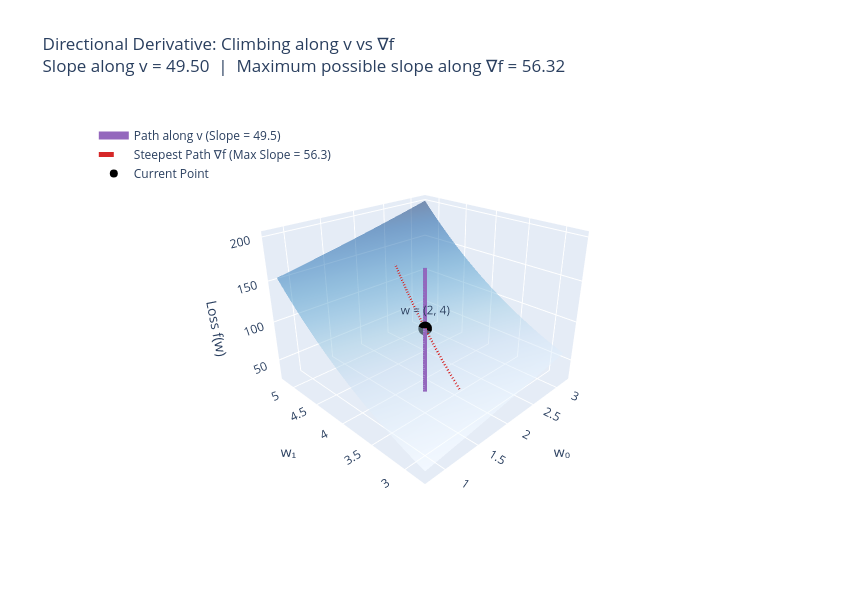

Write notebook code for a chart like this one.
### Code cell
def loss_fn(w0, w1):
    return (w0**2) + (3.0 * w0 * w1) + (w1**3)


w0_pt, w1_pt = 2.0, 4.0
z_pt = loss_fn(w0_pt, w1_pt)  # 92.0

# Gradients
g0 = 2.0 * w0_pt + 3.0 * w1_pt
g1 = 3.0 * w0_pt + 3.0 * (w1_pt**2)
grad = np.array([g0, g1])
max_slope = np.linalg.norm(grad)

# Custom unit direction v = [1, 1] normalized
unit_v = np.array([1.0, 1.0]) / np.sqrt(2.0)
slope_v = np.dot(grad, unit_v)

# Surface grid
w0_vals = np.linspace(0.8, 3.2, 40)
w1_vals = np.linspace(2.8, 5.2, 40)
W0, W1 = np.meshgrid(w0_vals, w1_vals)
Z = loss_fn(W0, W1)
z_min = float(np.min(Z))

# 1. Path walked along direction v across the surface
t_v = np.linspace(-0.8, 0.8, 60)
path_v_w0 = w0_pt + t_v * unit_v[0]
path_v_w1 = w1_pt + t_v * unit_v[1]
path_v_z = loss_fn(path_v_w0, path_v_w1)

# 2. Path walked along true gradient (steepest path)
dir_grad = grad / max_slope
t_g = np.linspace(-0.8, 0.8, 60)
path_g_w0 = w0_pt + t_g * dir_grad[0]
path_g_w1 = w1_pt + t_g * dir_grad[1]
path_g_z = loss_fn(path_g_w0, path_g_w1)

fig = go.Figure()

# Background 3D Surface
fig.add_trace(
    go.Surface(
        x=W0,
        y=W1,
        z=Z,
        colorscale="Blues",
        opacity=0.5,
        showscale=False,
        name="Loss Surface",
    )
)

# Purple Path: Walking along chosen direction v
fig.add_trace(
    go.Scatter3d(
        x=path_v_w0,
        y=path_v_w1,
        z=path_v_z,
        mode="lines",
        line={"color": "#9467bd", "width": 8},
        name=f"Path along v (Slope = {slope_v:.1f})",
    )
)

# Red Path: Walking along steepest gradient direction
fig.add_trace(
    go.Scatter3d(
        x=path_g_w0,
        y=path_g_w1,
        z=path_g_z,
        mode="lines",
        line={"color": "#d62728", "width": 5, "dash": "dash"},
        name=f"Steepest Path ∇f (Max Slope = {max_slope:.1f})",
    )
)

# Current Point
fig.add_trace(
    go.Scatter3d(
        x=[w0_pt],
        y=[w1_pt],
        z=[z_pt],
        mode="markers+text",
        marker={"size": 8, "color": "black"},
        text=["w = (2, 4)"],
        textposition="top center",
        name="Current Point",
    )
)

fig.update_layout(
    title=f"Directional Derivative: Climbing along v vs ∇f<br>"
    f"Slope along v = {slope_v:.2f}  |  Maximum possible slope along ∇f = {max_slope:.2f}",
    scene={
        "xaxis_title": "w₀",
        "yaxis_title": "w₁",
        "zaxis_title": "Loss f(w)",
        "aspectratio": {"x": 1, "y": 1, "z": 0.75},
        "camera": {"eye": {"x": -1.5, "y": -1.5, "z": 1.0}},
    },
    width=850,
    height=600,
    legend={"x": 0.02, "y": 0.95},
)

fig.show()

### Figure 1 — Plotly figure (JSON) as saved in the notebook; plotly's stock layout.template omitted (floating-point values rounded to 4 significant figures; data arrays with more than 128 entries replaced by an {"elided": "..."} marker saying what was removed)
{"data": [{"colorscale": [[0, "rgb(247,251,255)"], [0.125, "rgb(222,235,247)"], [0.25, "rgb(198,219,239)"], [0.375, "rgb(158,202,225)"], [0.5, "rgb(107,174,214)"], [0.625, "rgb(66,146,198)"], [0.75, "rgb(33,113,181)"], [0.875, "rgb(8,81,156)"], [1, "rgb(8,48,107)"]], "name": "Loss Surface", "opacity": 0.5, "showscale": false, "type": "surface", "x": {"elided": "40x40 float values"}, "y": {"elided": "40x40 float values"}, "z": {"elided": "40x40 float values"}}, {"line": {"color": "#9467bd", "width": 8}, "mode": "lines", "name": "Path along v (Slope = 49.5)", "type": "scatter3d", "x": [1.434, 1.453, 1.473, 1.492, 1.511, 1.53, 1.549, 1.569, 1.588, 1.607, 1.626, 1.645, 1.664, 1.684, 1.703, 1.722, 1.741, 1.76, 1.779, 1.799, 1.818, 1.837, 1.856, 1.875, 1.895, 1.914, 1.933, 1.952, 1.971, 1.99, 2.01, 2.029, 2.048, 2.067, 2.086, 2.105, 2.125, 2.144, 2.163, 2.182, 2.201, 2.221, 2.24, 2.259, 2.278, 2.297, 2.316, 2.336, 2.355, 2.374, 2.393, 2.412, 2.431, 2.451, 2.47, 2.489, 2.508, 2.527, 2.547, 2.566], "y": [3.434, 3.453, 3.473, 3.492, 3.511, 3.53, 3.549, 3.569, 3.588, 3.607, 3.626, 3.645, 3.664, 3.684, 3.703, 3.722, 3.741, 3.76, 3.779, 3.799, 3.818, 3.837, 3.856, 3.875, 3.895, 3.914, 3.933, 3.952, 3.971, 3.99, 4.01, 4.029, 4.048, 4.067, 4.086, 4.105, 4.125, 4.144, 4.163, 4.182, 4.201, 4.221, 4.24, 4.259, 4.278, 4.297, 4.316, 4.336, 4.355, 4.374, 4.393, 4.412, 4.431, 4.451, 4.47, 4.489, 4.508, 4.527, 4.547, 4.566], "z": [57.34, 58.36, 59.39, 60.43, 61.48, 62.54, 63.61, 64.7, 65.79, 66.89, 68.01, 69.14, 70.27, 71.42, 72.58, 73.75, 74.93, 76.13, 77.33, 78.55, 79.77, 81.01, 82.26, 83.52, 84.79, 86.08, 87.37, 88.68, 90.0, 91.33, 92.67, 94.03, 95.39, 96.77, 98.16, 99.56, 101.0, 102.4, 103.8, 105.3, 106.8, 108.2, 109.7, 111.2, 112.7, 114.2, 115.8, 117.3, 118.9, 120.5, 122.1, 123.6, 125.3, 126.9, 128.5, 130.2, 131.8, 133.5, 135.2, 136.9]}, {"line": {"color": "#d62728", "dash": "dash", "width": 5}, "mode": "lines", "name": "Steepest Path ∇f (Max Slope = 56.3)", "type": "scatter3d", "x": [1.773, 1.78, 1.788, 1.796, 1.804, 1.811, 1.819, 1.827, 1.834, 1.842, 1.85, 1.857, 1.865, 1.873, 1.881, 1.888, 1.896, 1.904, 1.911, 1.919, 1.927, 1.935, 1.942, 1.95, 1.958, 1.965, 1.973, 1.981, 1.988, 1.996, 2.004, 2.012, 2.019, 2.027, 2.035, 2.042, 2.05, 2.058, 2.065, 2.073, 2.081, 2.089, 2.096, 2.104, 2.112, 2.119, 2.127, 2.135, 2.143, 2.15, 2.158, 2.166, 2.173, 2.181, 2.189, 2.196, 2.204, 2.212, 2.22, 2.227], "y": [3.233, 3.259, 3.285, 3.311, 3.337, 3.363, 3.389, 3.415, 3.441, 3.467, 3.493, 3.519, 3.545, 3.571, 3.597, 3.623, 3.649, 3.675, 3.701, 3.727, 3.753, 3.779, 3.805, 3.831, 3.857, 3.883, 3.909, 3.935, 3.961, 3.987, 4.013, 4.039, 4.065, 4.091, 4.117, 4.143, 4.169, 4.195, 4.221, 4.247, 4.273, 4.299, 4.325, 4.351, 4.377, 4.403, 4.429, 4.455, 4.481, 4.507, 4.533, 4.559, 4.585, 4.611, 4.637, 4.663, 4.689, 4.715, 4.741, 4.767], "z": [54.13, 55.19, 56.27, 57.36, 58.47, 59.59, 60.72, 61.88, 63.04, 64.23, 65.42, 66.64, 67.86, 69.11, 70.37, 71.64, 72.94, 74.24, 75.57, 76.91, 78.27, 79.64, 81.03, 82.44, 83.86, 85.3, 86.76, 88.24, 89.73, 91.24, 92.77, 94.31, 95.87, 97.45, 99.05, 100.7, 102.3, 104.0, 105.6, 107.3, 109.0, 110.8, 112.5, 114.3, 116.0, 117.8, 119.7, 121.5, 123.4, 125.2, 127.1, 129.1, 131.0, 133.0, 134.9, 136.9, 139.0, 141.0, 143.1, 145.1]}, {"marker": {"color": "black", "size": 8}, "mode": "markers+text", "name": "Current Point", "text": ["w = (2, 4)"], "textposition": "top center", "type": "scatter3d", "x": [2], "y": [4], "z": [92]}], "layout": {"height": 600, "legend": {"x": 0.02, "y": 0.95}, "scene": {"aspectratio": {"x": 1, "y": 1, "z": 0.75}, "camera": {"eye": {"x": -1.5, "y": -1.5, "z": 1}}, "xaxis": {"title": {"text": "w₀"}}, "yaxis": {"title": {"text": "w₁"}}, "zaxis": {"title": {"text": "Loss f(w)"}}}, "title": {"text": "Directional Derivative: Climbing along v vs ∇f<br>Slope along v = 49.50  |  Maximum possible slope along ∇f = 56.32"}, "width": 850}}
